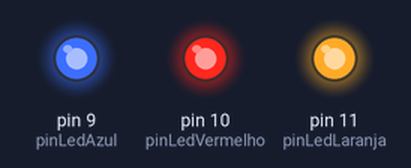
A sketch run on a simulated Arduino Uno, built with avr-gcc and run on an emulated ATmega328P. On the bench: output pins drawn as LEDs (lit = HIGH).

Above: at 0.1 s.
Timing chart, 0 to 1.6 s (numbered marks = the images above):
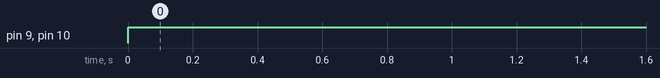

Measured:
- by itself, pin 9 (pinLedAzul), pin 10 (pinLedVermelho): LOW → HIGH at 0.00 s

The sketch:

exerc_cios_1_2_e_3_1.ino
```cpp
/*
Autor: Bianca Castro
Descrição: aula 29-Exercicios
Data:27/02/25
*/

#define pinLedAzul 9
#define pinLedVermelho 10
#define pinLedLaranja 11
int temperatura=55 ;
float bateria = 15;

void setup()
{
 Serial.begin (9600);
 pinMode (pinLedAzul,OUTPUT);
 pinMode (pinLedVermelho,OUTPUT);
 pinMode (pinLedLaranja,OUTPUT);
 int numero=4;
 int resultadoReal=numero % 2;
  if (resultadoReal==0){
  digitalWrite (pinLedLaranja,HIGH);
  }
}
void loop()
{
  if (temperatura > 30)
  {
  digitalWrite (pinLedAzul,HIGH);
  }
  if (bateria < 20)
  {
  digitalWrite (pinLedVermelho,HIGH);
  }
}

    
```
